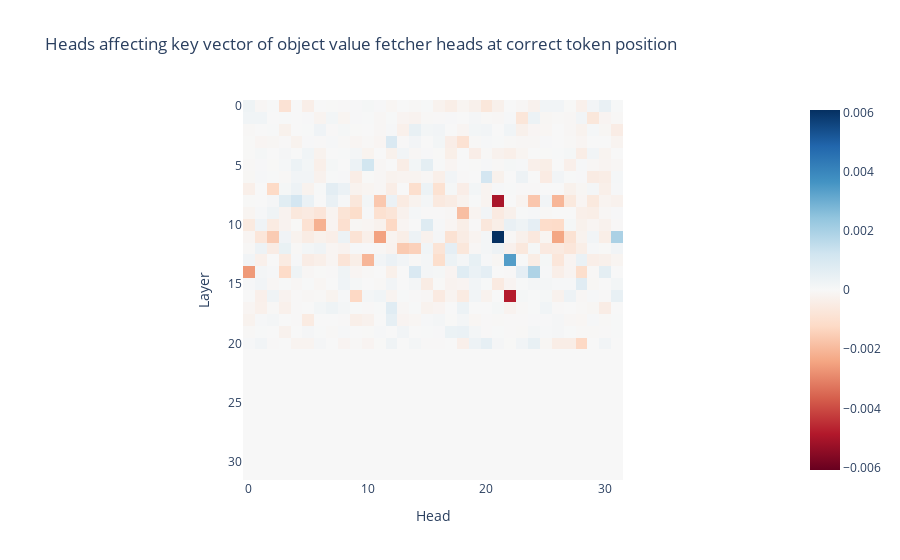

Source (notebook cell):
### Code cell
path = "./new_pp_exps/forward/heads_k_comp_with_object_fetcher_at_correct_pos_new.pt"
logit_values = torch.load(path)

imshow(
    (logit_values - original_logits) / original_logits,
    title="Heads affecting key vector of object value fetcher heads at correct token position",
    yaxis_title="Layer",
    xaxis_title="Head",
)

heads_at_correct_obj_pos = analysis_utils.compute_topk_components(
    torch.load(path), k=5, largest=False
)
print(
    f"Head in K-composition with value fetcher heads at correct token position: {heads_at_correct_obj_pos}"
)

### Figure 1 — Plotly figure (JSON) as saved in the notebook; plotly's stock layout.template omitted (floating-point values rounded to 4 significant figures; data arrays with more than 128 entries replaced by an {"elided": "..."} marker saying what was removed)
{"data": [{"coloraxis": "coloraxis", "hovertemplate": "x: %{x}<br>y: %{y}<br>color: %{z}<extra></extra>", "name": "0", "type": "heatmap", "xaxis": "x", "yaxis": "y", "z": {"elided": "32x32 float values"}}], "layout": {"coloraxis": {"cmid": 0, "colorscale": [[0, "rgb(103,0,31)"], [0.1, "rgb(178,24,43)"], [0.2, "rgb(214,96,77)"], [0.3, "rgb(244,165,130)"], [0.4, "rgb(253,219,199)"], [0.5, "rgb(247,247,247)"], [0.6, "rgb(209,229,240)"], [0.7, "rgb(146,197,222)"], [0.8, "rgb(67,147,195)"], [0.9, "rgb(33,102,172)"], [1, "rgb(5,48,97)"]]}, "title": {"text": "Heads affecting key vector of object value fetcher heads at correct token position"}, "xaxis": {"anchor": "y", "constrain": "domain", "domain": [0, 1], "scaleanchor": "y", "title": {"text": "Head"}}, "yaxis": {"anchor": "x", "autorange": "reversed", "constrain": "domain", "domain": [0, 1], "title": {"text": "Layer"}}}}
